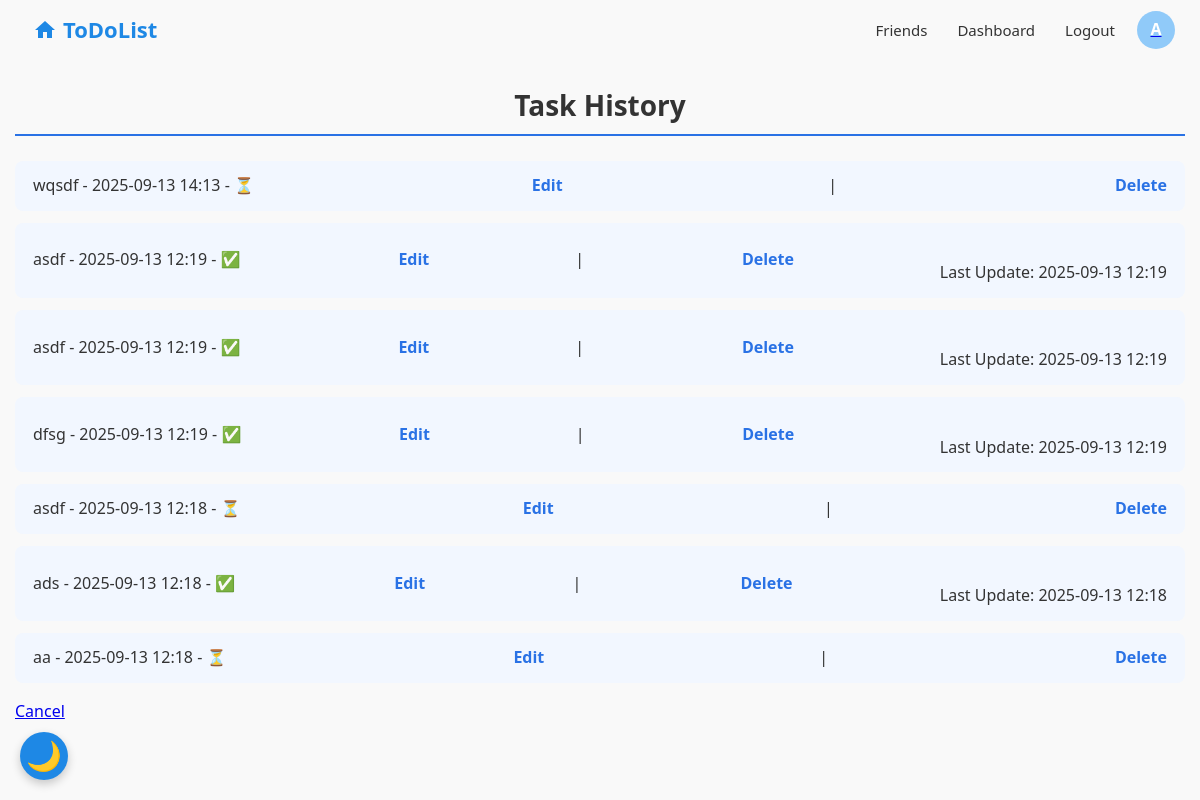
Page /history/ (signed in) on the committed database.
### base/models.py (models this page shows, shortened)
class User(AbstractBaseUser, PermissionsMixin):
    email = models.EmailField(unique=True)
    name = models.CharField(max_length=255, unique=False)
    avatar = models.ImageField(upload_to='avatars/', blank=True, null=True)
    bio = models.TextField(blank=True, null=True)
    is_active = models.BooleanField(default=True)
    is_staff = models.BooleanField(default=False)
    date_joined = models.DateTimeField(default=timezone.now)
    avatar_base_name = models.CharField(max_length=255, blank=True, null=True)
    friends = models.ManyToManyField("self", blank=True, symmetrical=True)
    USERNAME_FIELD = 'email'
    REQUIRED_FIELDS = ['name']
    objects = CustomUserManager()

class Task(models.Model):
    category = models.ForeignKey(Category, on_delete=models.SET_NULL,null=True, blank=True)
    user = models.ForeignKey(settings.AUTH_USER_MODEL, on_delete=models.CASCADE)
    title = models.CharField(max_length=200)
    completed = models.BooleanField(default=False)
    created = models.DateTimeField(auto_now_add=True)
    reminder_at = models.DateTimeField(null=True, blank=True)
    is_notified = models.BooleanField(default=False)
    due_date = models.DateTimeField(null=True, blank=True)
    recurring_task = models.ForeignKey('RecurringTask', null=True, blank=True, on_delete=models.SET_NULL, related_name='tasks')
    parent = models.ForeignKey('self', null=True, blank=True, on_delete=models.CASCADE,related_name='subtasks')
    updated_at = models.DateTimeField(null=True, blank=True)
    bio = models.TextField(null=True, blank=True)
    attachment = models.FileField(upload_to='tasks_files/', null=True, blank=True)
    share_with = models.ManyToManyField(User, related_name='shared_tasks', blank=True)
    PRIORITY_CHOICES = [
        (1,'low'),
        (2,'medium'),
        (3, 'high')
    ]
    priority = models.IntegerField(choices=PRIORITY_CHOICES, default=2)

### base/views.py (the view)
# urls.py: path('history/', views.task_history, name='task_history'),
def task_history(request):
    user = request.user
    tasks = Task.objects.filter(user=user).order_by('-created')
    return render(request, 'base/task_history.html', {'tasks': tasks})

### base/templates/base/task_history.html
{% extends 'base/main.html' %}
{% block content %}
<h2>Task History</h2>
<ul>
  {% for task in tasks %}
    <li>
      {{ task.title }} - {{ task.created|date:"Y-m-d H:i" }} -
      {% if task.completed %}✅{% else %}⏳{% endif %}
      <a href="{% url 'update_task' task.id %}">Edit</a> |
      <a href="{% url 'delete_task' task.id %}">Delete</a>
      {% if task.updated_at and task.updated_at != task.created %}
        <br>  Last Update: {{ task.updated_at|date:"Y-m-d H:i" }}
      {% endif %}
    </li>
  {% empty %}
    <li>No Task Found</li>
  {% endfor %}
</ul>
<a href="{% url 'home' %}">Cancel</a>
{% endblock %}

### base/templates/base/navbar.html (shortened to what this page needs)
<!DOCTYPE html>
<html lang="en">
<head>
  {% load static %}
</head>
<body data-user-id="{{ request.user.id }}" data-user-email="{{ request.user.email|escapejs }}">
  <header class="navbar-container">
    <a href="/" class="navbar-logo" title="Home">
      <svg class="home-icon1" xmlns="http://www.w3.org/2000/svg" width="24" height="24" fill="#1e88e5" viewBox="0 0 24 24" aria-hidden="true">
        <path d="M10 20v-6h4v6h5v-8h3L12 3 2 12h3v8z"/>
      </svg>
      <span class="logo-text">ToDoList</span>
    </a>
    <div class="navbar-links-container">
      {% if user.is_authenticated %}
        <a href="#" id="openFriendsModal" class="navbar-link">
          Friends
        </a>
        <a href="{% url 'dashbord' %}" class="navbar-link">Dashboard</a>
        <a href="#" id="openLogoutModal" class="navbar-link">Logout</a>
        <a href="{% url 'profile' %}" class="navbar-avatar-topright">
          {% if user.avatar %}
            <img src="{{ user.avatar.url }}" alt="Avatar" class="navbar-avatar-img" />
          {% else %}
            <div class="navbar-avatar-placeholder">{{ user.name|slice:":1"|upper }}</div>
          {% endif %}
        </a>
      {% else %}
        <a href="{% url 'login' %}" class="navbar-link">Login</a>
      {% endif %}
    </div>
  </header>
</body>
</html>

### base/static/css/style.css (style rules this page uses)
body { font-family: 'Segoe UI', Tahoma, Geneva, Verdana, sans-serif; font-size: 16px; color: #333; line-height: 1.6; background-color: #f9f9f9; margin: 0; padding: 0 15px; }
header { background-color: #2a72e5; padding: 12px 20px; box-shadow: 0 2px 8px rgba(0,0,0,0.1); position: sticky; top: 0; z-index: 100; }
h2 { border-bottom: 2px solid #2a72e5; padding-bottom: 6px; margin-bottom: 20px; color: #2a72e5; }
ul { list-style: none; padding: 0; }
ul li { background-color: #f2f7ff; margin-bottom: 12px; padding: 12px 18px; border-radius: 8px; display: flex; justify-content: space-between; align-items: center; }
ul li a { color: #2a72e5; margin-left: 12px; font-weight: 600; text-decoration: none; transition: color 0.3s ease; }
h2 { text-align: center; color: #333; margin-bottom: 25px; font-weight: 600; font-size: 28px; }

### base/templates/base/main.html (style rules this page uses)
body { visibility: hidden; transition: visibility 0.3s ease; }

### rows in the picture
User: name "A"
Task: title "wqsdf", created "2025-09-13 14:13"
Task: title "asdf", created "2025-09-13 12:19", updated_at "2025-09-13 12:19"
Task: title "asdf", created "2025-09-13 12:19", updated_at "2025-09-13 12:19"
Task: title "dfsg", created "2025-09-13 12:19", updated_at "2025-09-13 12:19"
Task: title "asdf", created "2025-09-13 12:18"
Task: title "ads", created "2025-09-13 12:18", updated_at "2025-09-13 12:18"
Task: title "aa", created "2025-09-13 12:18"
